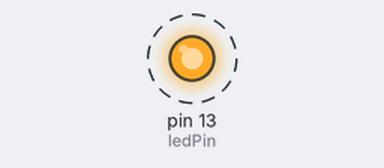
Bench run of a sketch on a simulated Arduino Uno, built with avr-gcc and run on an emulated ATmega328P. On the bench: output pins drawn as LEDs (lit = HIGH). Dashed ring = blinking.

Above: at 0.1 s.
Timing chart, 0 to 3.0 s (numbered marks = the images above):
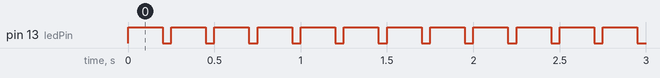

Measured:
- by itself, pin 13 (ledPin): alternates HIGH for 0.20 s and LOW for 0.05 s

The sketch:

sketch_sep13b.ino
```cpp
int ledPin = 13;

void setup() {
  pinMode(ledPin, OUTPUT);
}

void loop() {
  // put your main code here, to run repeatedly:
  digitalWrite(ledPin, HIGH);
  delay(200);
  digitalWrite(ledPin, LOW);
  delay(50);
}
```
